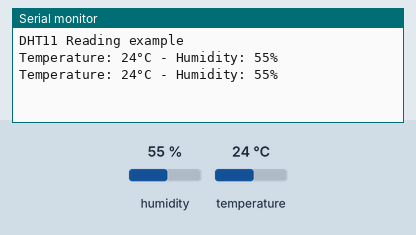
Simulated run of this sketch. Board: Arduino Uno, built with avr-gcc and run on an emulated ATmega328P. Shown: the last lines printed to the serial monitor. The inputs (shaded band) are chosen by the test bench; at power-on: humidity 55 %, temperature 24 °C.

Above: at 2.8 s.
2.9 s: humidity set to 22 %
At 4.5 s:
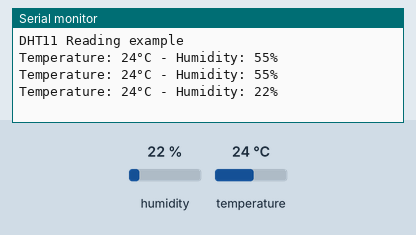
5.6 s: temperature set to 12 °C
At 6.9 s:
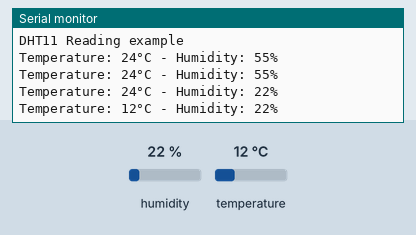
8.3 s: humidity set to 40 %
At 10.5 s:
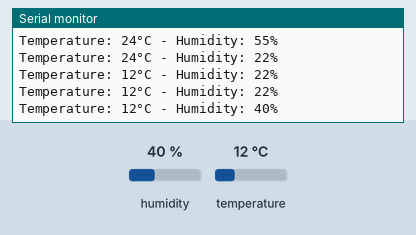
Timing chart, 0 to 12.0 s (numbered marks = the images above; inputs shaded):
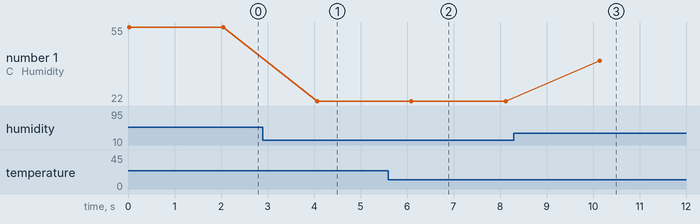

The sketch:

DHT11Reading.ino
```cpp
/*****************
 * Includes
******************/
//Include the DHT11 arduino library
#include <dht11.h>


/*****************
 * Macros
******************/
#define DHT11_PIN 2

/*****************
 * Object declarations
*****************/
dht11 DHT11;


void setup() {
  //Configure the serial baud rate
  Serial.begin(9600);

  //Print a message
  Serial.println("DHT11 Reading example");

}

void loop() {

  //Read Data
  DHT11.read(DHT11_PIN);

  //Print readed data
  Serial.println("Temperature: " +String(DHT11.temperature) + "°C - Humidity: " + String(DHT11.humidity) + "%");

  //Wait 2 seconds
  delay(2000);
}
```

Measured:
- after the input at 2.9 s, the serial monitor: prints a new line after 1.2 s (image 1)
- after the input at 5.6 s, the serial monitor: prints a new line after 0.50 s (image 2)
- after the input at 8.3 s, the serial monitor: prints a new line after 1.8 s (image 3)
- plotted number 1: 55 → 22 after the input at 2.9 s, 22 → 40 after the input at 8.3 s
